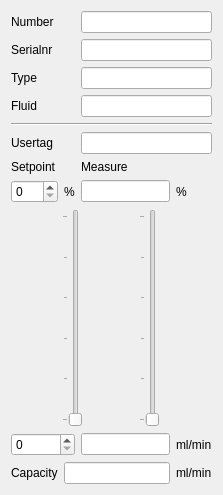
<?xml version="1.0" encoding="UTF-8"?>
<ui version="4.0">
 <class>FlowChannel</class>
 <widget class="QDialog" name="FlowChannel">
  <property name="geometry">
   <rect>
    <x>0</x>
    <y>0</y>
    <width>223</width>
    <height>495</height>
   </rect>
  </property>
  <property name="windowTitle">
   <string>FlowChannel</string>
  </property>
  <layout class="QGridLayout" name="gridLayout">
   <item row="6" column="2" colspan="2">
    <widget class="QLineEdit" name="le_usertag">
     <property name="enabled">
      <bool>true</bool>
     </property>
     <property name="readOnly">
      <bool>true</bool>
     </property>
    </widget>
   </item>
   <item row="9" column="0" colspan="4">
    <layout class="QHBoxLayout" name="horizontalLayout">
     <item>
      <widget class="QSlider" name="vs_setpoint">
       <property name="maximum">
        <number>100</number>
       </property>
       <property name="orientation">
        <enum>Qt::Vertical</enum>
       </property>
       <property name="tickPosition">
        <enum>QSlider::TicksAbove</enum>
       </property>
       <property name="tickInterval">
        <number>20</number>
       </property>
      </widget>
     </item>
     <item>
      <widget class="QSlider" name="vs_measure">
       <property name="enabled">
        <bool>true</bool>
       </property>
       <property name="maximum">
        <number>100</number>
       </property>
       <property name="orientation">
        <enum>Qt::Vertical</enum>
       </property>
       <property name="tickPosition">
        <enum>QSlider::TicksAbove</enum>
       </property>
       <property name="tickInterval">
        <number>20</number>
       </property>
      </widget>
     </item>
    </layout>
   </item>
   <item row="3" column="2" colspan="2">
    <widget class="QLineEdit" name="le_fluid">
     <property name="enabled">
      <bool>true</bool>
     </property>
     <property name="readOnly">
      <bool>true</bool>
     </property>
    </widget>
   </item>
   <item row="11" column="0">
    <widget class="QLabel" name="lb_capacity">
     <property name="text">
      <string>Capacity</string>
     </property>
    </widget>
   </item>
   <item row="11" column="3">
    <widget class="QLabel" name="lb_unit2">
     <property name="text">
      <string>ml/min</string>
     </property>
    </widget>
   </item>
   <item row="1" column="0">
    <widget class="QLabel" name="lb_serialnr">
     <property name="text">
      <string>Serialnr</string>
     </property>
    </widget>
   </item>
   <item row="8" column="2">
    <widget class="QLineEdit" name="le_measure_percent">
     <property name="enabled">
      <bool>true</bool>
     </property>
     <property name="readOnly">
      <bool>true</bool>
     </property>
    </widget>
   </item>
   <item row="10" column="2">
    <widget class="QLineEdit" name="le_measure_flow">
     <property name="enabled">
      <bool>true</bool>
     </property>
     <property name="readOnly">
      <bool>true</bool>
     </property>
    </widget>
   </item>
   <item row="7" column="0">
    <widget class="QLabel" name="lb_setpoint">
     <property name="text">
      <string>Setpoint</string>
     </property>
    </widget>
   </item>
   <item row="1" column="2" colspan="2">
    <widget class="QLineEdit" name="le_serial">
     <property name="enabled">
      <bool>true</bool>
     </property>
     <property name="readOnly">
      <bool>true</bool>
     </property>
    </widget>
   </item>
   <item row="2" column="0">
    <widget class="QLabel" name="lb_ID">
     <property name="text">
      <string>Type</string>
     </property>
    </widget>
   </item>
   <item row="7" column="2">
    <widget class="QLabel" name="lb_measure">
     <property name="text">
      <string>Measure</string>
     </property>
    </widget>
   </item>
   <item row="5" column="0" colspan="4">
    <widget class="Line" name="line">
     <property name="orientation">
      <enum>Qt::Horizontal</enum>
     </property>
    </widget>
   </item>
   <item row="8" column="3">
    <widget class="QLabel" name="lb_measure_percent">
     <property name="text">
      <string>%</string>
     </property>
    </widget>
   </item>
   <item row="10" column="3">
    <widget class="QLabel" name="lb_unit1">
     <property name="text">
      <string>ml/min</string>
     </property>
    </widget>
   </item>
   <item row="8" column="1">
    <widget class="QLabel" name="lb_sp_percent">
     <property name="text">
      <string>%</string>
     </property>
    </widget>
   </item>
   <item row="6" column="0">
    <widget class="QLabel" name="lb_usertag">
     <property name="text">
      <string>Usertag</string>
     </property>
    </widget>
   </item>
   <item row="3" column="0">
    <widget class="QLabel" name="lb_fluid">
     <property name="text">
      <string>Fluid</string>
     </property>
    </widget>
   </item>
   <item row="11" column="1" colspan="2">
    <widget class="QLineEdit" name="le_capacity">
     <property name="readOnly">
      <bool>true</bool>
     </property>
    </widget>
   </item>
   <item row="8" column="0">
    <widget class="QSpinBox" name="sb_setpoint_percent"/>
   </item>
   <item row="2" column="2" colspan="2">
    <widget class="QLineEdit" name="le_type">
     <property name="enabled">
      <bool>true</bool>
     </property>
     <property name="readOnly">
      <bool>true</bool>
     </property>
    </widget>
   </item>
   <item row="10" column="0" colspan="2">
    <widget class="QSpinBox" name="sb_setpoint_flow"/>
   </item>
   <item row="0" column="0">
    <widget class="QLabel" name="label">
     <property name="text">
      <string>Number</string>
     </property>
    </widget>
   </item>
   <item row="0" column="2" colspan="2">
    <widget class="QLineEdit" name="le_number"/>
   </item>
  </layout>
 </widget>
 <resources/>
 <connections/>
</ui>
